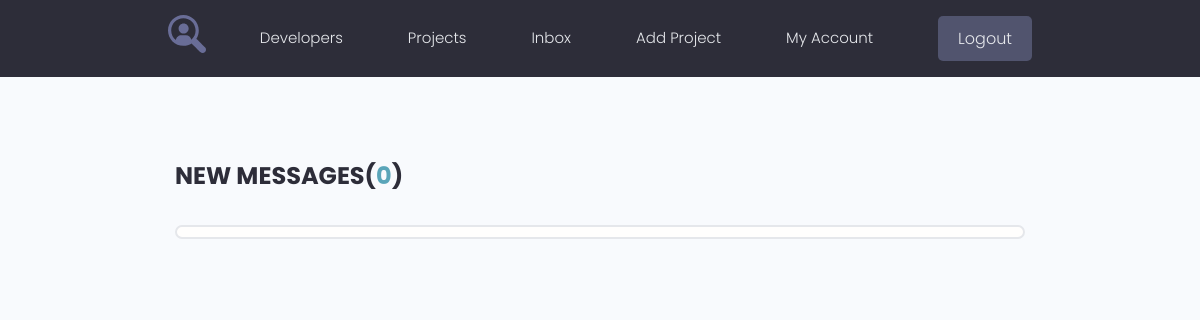
Page /inbox/ (signed in) on the earlier database version.
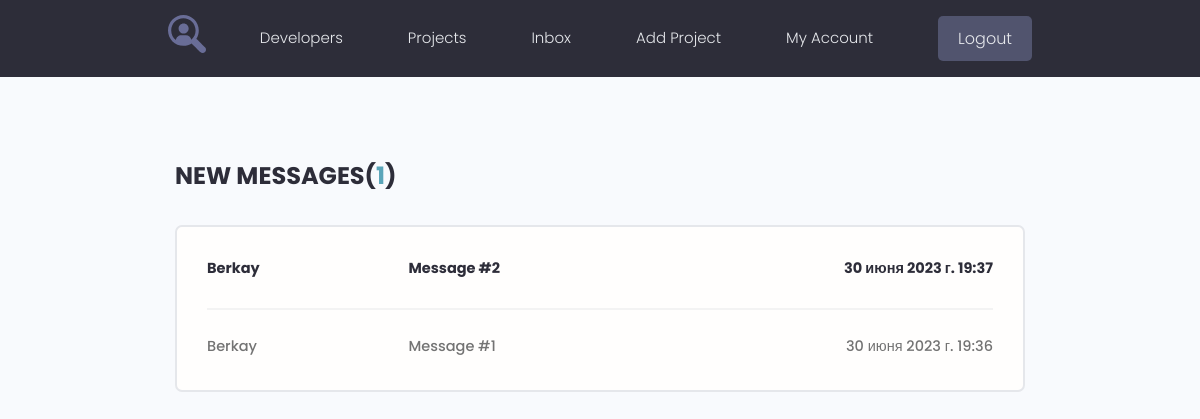
Same page on the later database version.
### users/models.py (models this page shows, shortened)
class Message(models.Model):
    sender = models.ForeignKey(Profile, on_delete=models.SET_NULL, blank=True, null=True)
    recipient = models.ForeignKey(Profile, on_delete=models.SET_NULL, blank=True, null=True, related_name='messages')
    name = models.CharField(max_length=200, null=True, blank=True)
    email = models.EmailField(max_length=200, null=True, blank=True)
    subject = models.CharField(max_length=200, null=True, blank=True)
    body = models.TextField()
    is_read = models.BooleanField(default=False)
    created = models.DateTimeField(auto_now_add=True)
    class Meta:
        ordering = [
            'is_read',
            '-created',
        ]

### users/views.py (the view)
# urls.py: path('inbox/', inbox, name='inbox'),
@login_required(login_url='login')
def inbox(request):
    profile = request.user.profile
    message_requests = profile.messages.all()
    unread_count = message_requests.filter(is_read=False).count()
    context = {
        'message_requests': message_requests,
        'unread_count': unread_count,
    }
    return render(request, 'users/inbox.html', context=context)

### users/templates/users/inbox.html
{% extends 'projects/base.html' %}
{% block content %}
    <main class="inbox my-xl">
      <div class="content-box">
        <h3 class="inbox__title">New Messages(<span>{{ unread_count }}</span>)</h3>
        <ul class="messages">
          {% for message in message_requests %}
            {% if message.is_read %}
              <li class="message">
            {% else %}
              <li class="message message--unread">
            {% endif %}
                <a href="{% url 'message' message.id %}">
                  <span class="message__author">{{ message.name }}</span>
                  <span class="message__subject">{{ message.subject }}</span>
                  <span class="message__date">{{ message.created }}</span>
                </a>
              </li>
          {% endfor %}
        </ul>
      </div>
    </main>
{% endblock %}

Differences in the rows shown:
added Message: name "Berkay", subject "Message #2", created "30 июня 2023 г. 19:37"
added Message: name "Berkay", subject "Message #1", created "30 июня 2023 г. 19:36"
Other differences:
{{ unread_count }}: "0" → "1"
